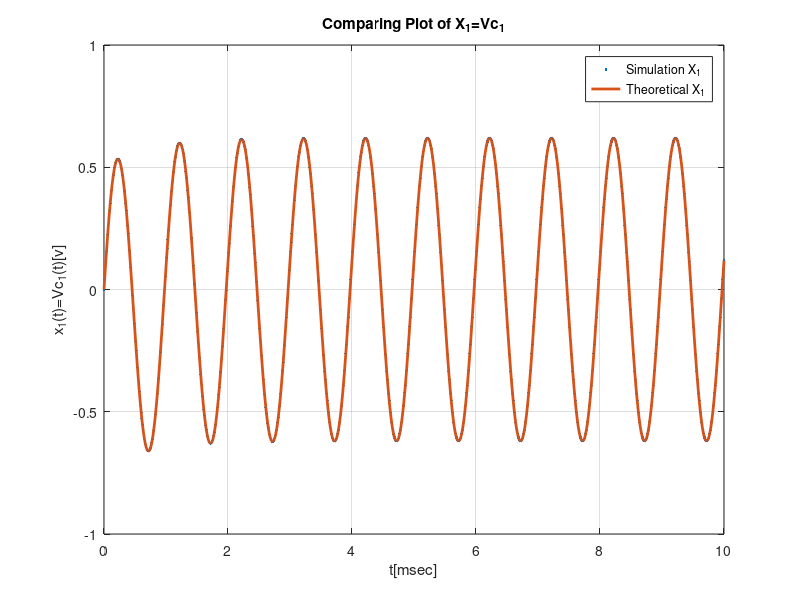
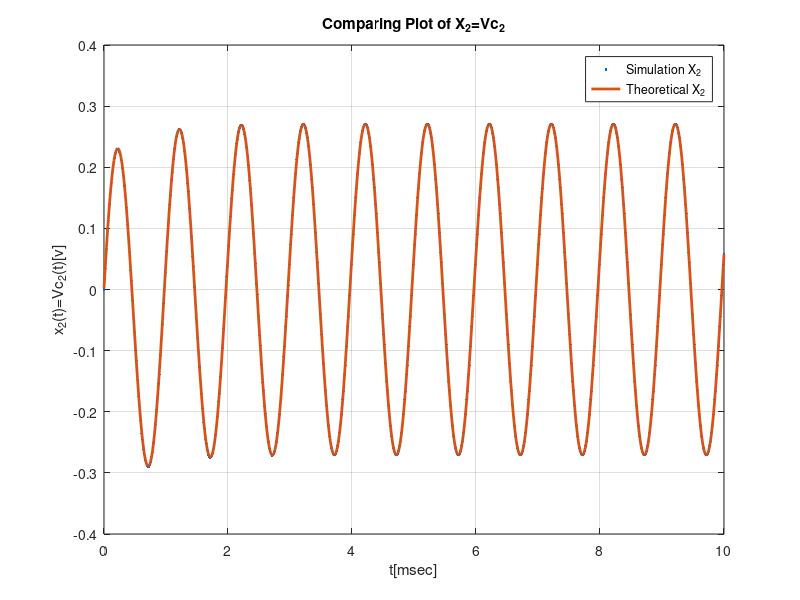
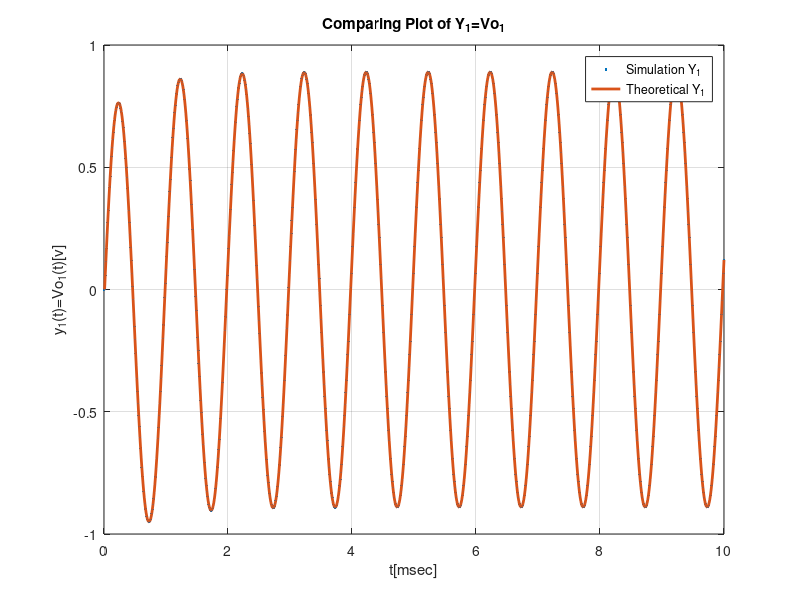
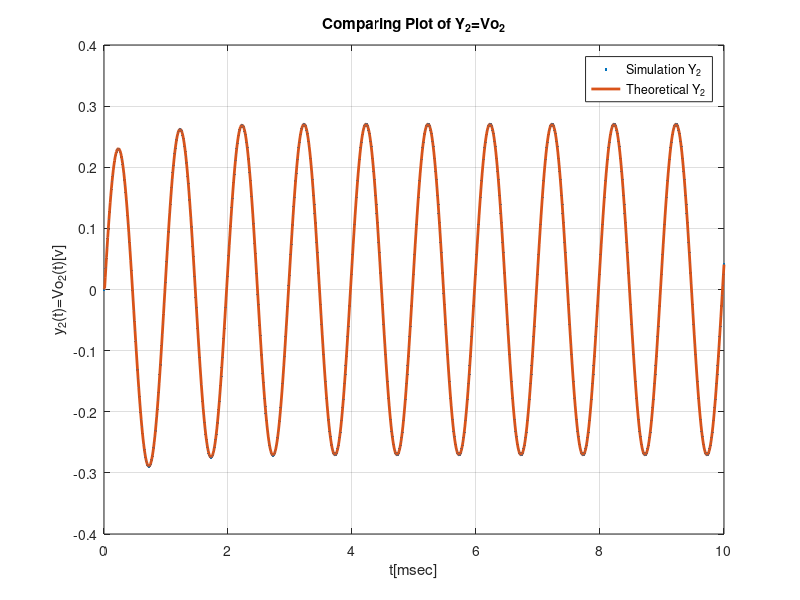

These figures' MATLAB source, in order:
close all
clear all

%sampling period
Delta=0.01;
T=1;

%Ad and Bd for the discrete time case
%for A=[-1/T -1/T;-1/4T -1/T], B=[1/T 0;1/4T 3/4T], T=1ms
%Ad = Phi((k+1)T,kT)
Ad=[-2 2;1 1]*[exp(-0.5*Delta) 0;0 exp(-1.5*Delta)]*[-0.25 0.5;0.25 0.5];
% Bd= \int_{kT}^{(k+1)T} Phi((k+1)T,s)B(s)ds
Bd=[-2 2;1 1]*[2-2*exp(-0.5*Delta) 0;0 (2/3)-(2/3)*exp(-1.5*Delta)]*[-0.25 0.5;0.25 0.5]*[1 0;0.25 0.75];
t=0:Delta:10;

%y(t)
Cd=[1 1;0 1];
y=zeros(2,length(t));
y(:,1)=[0 ; 0];

%input
u=zeros(2,length(t));
u=[4; 1]*cos(2*pi*t);
x=zeros(2,length(t));

%initialization
x(:,1)=[0 ; 0];

%DT simulation of the system state from time 0 to time 10
for i=1:length(t)-1
    x(:,i+1)=Ad*x(:,i)+Bd*u(:,i);
    y(:,i+1)=Cd*x(:,i);
end

xt=zeros(2,length(t));
xt(:,1)=[((8*T/3)-2*T*exp(-0.5*Delta/T)-(2*T/3)*exp(-1.5*Delta/T))*sin(2*pi*Delta)/pi+((-28*T/3)+14*T*exp(-0.5*Delta/T)-(14*T/3)*exp(-1.5*Delta/T))*sin(2*pi*Delta)/8*pi;
         ((-2*T/3)+T*exp(-0.5*Delta/T)-(T/3)*exp(-1.5*Delta/T))*sin(2*pi*Delta)/pi+((28*T/3)-7*T*exp(-0.5*Delta/T)-(7*T/3)*exp(-1.5*Delta/T))*sin(2*pi*Delta)/8*pi];

for j=1:length(t)-1
    xt(:,j+1)=Ad*xt(:,j)+Bd*u(:,j);
    yt(:,j+1)=Cd*xt(:,j);
end

figure(1)
plot(t,x(1,:),'.',t,xt(1,:),'LineWidth',2,'MarkerSize',10);
legend('Simulation X_1','Theoretical X_1')
ylabel('x_1(t)=Vc_1(t)[v]')
xlabel('t[msec]')
title('Comparing Plot of X_1=Vc_1');
grid
figure(2)
plot(t,x(2,:),'.',t,xt(2,:),'LineWidth',2,'MarkerSize',10)
legend('Simulation X_2','Theoretical X_2')
ylabel('x_2(t)=Vc_2(t)[v]')
xlabel('t[msec]')
title('Comparing Plot of X_2=Vc_2');
grid
figure(3)
plot(t,y(1,:),'.',t,yt(1,:),'LineWidth',2,'MarkerSize',10)
legend('Simulation Y_1','Theoretical Y_1')
ylabel('y_1(t)=Vo_1(t)[v]')
xlabel('t[msec]')
title('Comparing Plot of Y_1=Vo_1');
grid
figure(4)
plot(t,y(2,:),'.',t,yt(2,:),'LineWidth',2,'MarkerSize',10)
legend('Simulation Y_2','Theoretical Y_2')
ylabel('y_2(t)=Vo_2(t)[v]')
xlabel('t[msec]')
title('Comparing Plot of Y_2=Vo_2');
grid